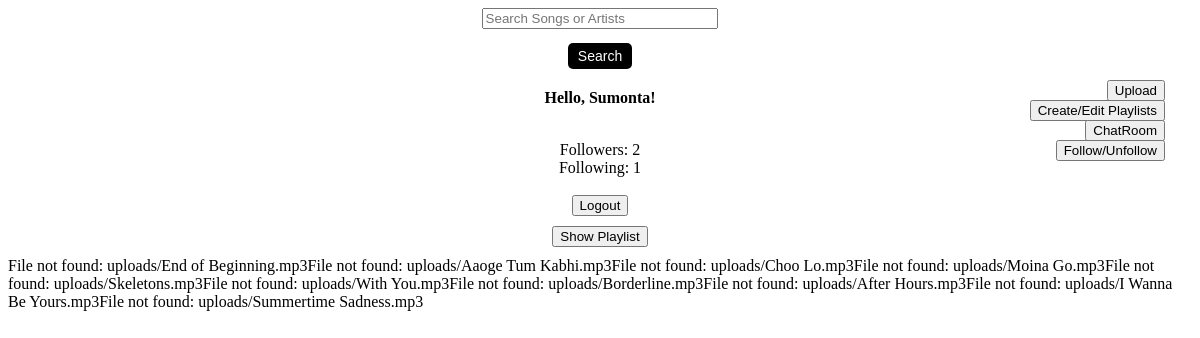
Screenshot of /landingpage.php (signed in) with the database file from the repository.
### tables this page shows
CREATE TABLE `Song` (
  `SongID` int(11) NOT NULL,
  `Name` varchar(50) NOT NULL,
  `Artist` varchar(50) NOT NULL,
  `Album` varchar(50) NOT NULL
);

### landingpage.php (the view, shortened to what this page needs)
<?php
include 'DBConnection.php';
?>
<!DOCTYPE html>
<html lang="en">
<head>
    <link rel="stylesheet" href="styles.css">
</head>
<body>
    <section id="search-button-container">
        <form action="search.php" method="get">
            <input type="search" name="q" placeholder="Search Songs or Artists" required>
            <button type="submit" name="search">Search</button>
        </form>
    </section>
    <?php
    if (!isset($_SESSION["loggedin"]) || $_SESSION["loggedin"] !== true) {
        echo '<div class="login-button-container">';
        echo '<form action="login.php" method="get">';
        echo '<button type="submit" name="login">Login</button>';
        echo '</form>';
        echo '</div>';
    }
    else{
        $current_user = $_SESSION['username'];
        $sql_following = "SELECT COUNT(*) AS following_count FROM Follow WHERE FollowerName = ? GROUP BY FollowerName";
        $stmt_following = $conn->prepare($sql_following);
        $stmt_following->bind_param("s", $current_user);
        $stmt_following->execute();
        $result_following = $stmt_following->get_result();
        $row_following = $result_following->fetch_assoc();
        $following_count = $row_following["following_count"];
        $sql_followers = "SELECT COUNT(*) AS follower_count FROM Follow WHERE FollowingName = ? GROUP BY FollowingName";
        $stmt_followers = $conn->prepare($sql_followers);
        $stmt_followers->bind_param("s", $current_user);
        $stmt_followers->execute();
        $result_followers = $stmt_followers->get_result();
        $row_followers = $result_followers->fetch_assoc();
        $follower_count = $row_followers["follower_count"];
        echo '<div class="user-button-container">';
        echo '<p style="text-align: center"><b>Hello, ' . $_SESSION["username"] ."!". '</b></p>';
        echo "<div style='text-align: center'>";
        echo "<br>Followers: " . $follower_count;
        echo "<br>Following: " . $following_count. "<br>"."<br>";
        echo "</div>";
        echo '<form action="logout.php" method="post">';
        echo '<input type="submit" name="logout" formaction="logout.html" value = "Logout" class="logout-button">';
        echo '</form>';
        echo '</div>';
        echo '<div class="upload-button-container">';
        echo '<form action="upload.php" method="post">';
        echo '<input type="submit" name="upload" formaction="upload.php" value = "Upload" class="upload-button" style = "width: 100%">';
        echo '</form>';
        echo '</div>';
        echo '<div class="playlist-button-container">';
        echo '<form action="playlist.php" method="post">';
        echo '<input type="submit" name="playlist" formaction="playlist.php" value = "Create/Edit Playlists" style = "width: 100%">';
        echo '</form>';
        echo '</div>';
        echo '<div class="show-playlist-button-container">';
        echo '<form action="showPlaylist.php" method="post">';
        echo '<input type="submit" name="showPlaylist" formaction="showPlaylist.php" value = "Show Playlist" style = "width: auto">';
        echo '</form>';
        echo '</div>';
        echo '<div class="chatroom-button-container">';
        echo '<form action="chatRoom.php" method="post">';
        echo '<input type="submit" name="chatRoom" formaction="chatRoom.php" value = "ChatRoom" style = "width: auto">';
        echo '</form>';
        echo '</div>';
        echo '<div class="follow-button-container">';
        echo '<form action="newFollow.php" method="post">';
        echo '<input type="submit" name="newFollow" formaction="newFollow.php" value = "Follow/Unfollow" style = "width: auto">';
        echo '</form>';
        echo '</div>';
    }
$sql = "SELECT * FROM Song";
$result = $conn->query($sql);
if ($result->num_rows > 0) {
    while ($row = $result->fetch_assoc()) {
        $file_path = "uploads/" . $row["Name"] . ".mp3";
        if (file_exists($file_path)) {
            echo "<h3>" . $row["Name"] ." By " .$row["Artist"]. "</h3>";
            echo '<audio controls>';
            echo '<source src="' . $file_path . '" type="audio/mpeg">';
            echo 'Your browser does not support the audio element.';
            echo '</audio>';
        } else {
            echo "File not found: " . $file_path;
        }
    }
} else {
    echo "No songs found.";
}
    ?>
</body>
</html>

### styles.css (style rules this page uses)
form { display: flex; flex-direction: column; align-items: center; }
input, button { width: 20%; margin-bottom: 10px; }
.upload-button-container { position: fixed; top: 80px; right: 35px; }
.playlist-button-container { position: fixed; top: calc(80px + 20px); right: 35px; }
.playlist-button-container { position: fixed; top: calc(calc(80px + 20px)+20px); right: 35px; }
.chatroom-button-container { position: fixed; top: calc(80px + 40px); right: 35px; }
.follow-button-container { position: fixed; top: calc(80px + 60px); right: 35px; }
button[name="login"], button[name="search"], button[name="upload"], button[name="playlist"] { margin-top: 5px; padding: 5px 10px; border: none; border-radius: 5px; background-color: black; color: white; text-align: center; text-decoration: none; display: inline-block; font-size: 14px; margin: 4px 2px; cursor: pointer; width: auto; }
.logout-button { width: auto; }

### rows the page displays
song: Name "uploads/End of Beginning.mp3"
song: Name "uploads/Aaoge Tum Kabhi.mp3"
song: Name "uploads/Choo Lo.mp3"
song: Name "uploads/Moina Go.mp3"
song: Name "uploads/Skeletons.mp3"
song: Name "uploads/With You.mp3"
song: Name "uploads/Borderline.mp3"
song: Name "uploads/After Hours.mp3"
song: Name "uploads/I Wanna Be Yours.mp3"
song: Name "uploads/Summertime Sadness.mp3"

### other values shown
$_SESSION["username"] "Sumonta"
$follower_count "2"
$following_count "1"
